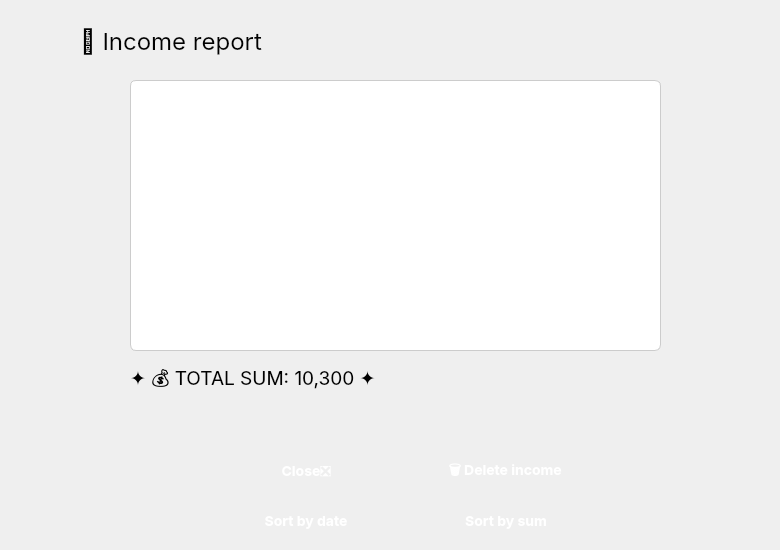
      <widget class="QWidget" name="incomeViewPage">
       <widget class="QListWidget" name="incomeListWidget">
        <property name="geometry">
         <rect>
          <x>130</x>
          <y>80</y>
          <width>531</width>
          <height>271</height>
         </rect>
        </property>
        <property name="styleSheet">
         <string notr="true">QListWidget {
    background-color: white; /* основной фон */
    border-radius: 6px;
    border: 1px solid #ccc;
    font-size: 14px;
    color: #333; /* тёмно-серый текст */
}

QListWidget::item {
    background-color: transparent;
    border: none;
    border-bottom: 1px solid #eee;
    padding: 10px 5px;
    color: #333;
}

QListWidget::item:last {
    border-bottom: none;
}

QListWidget::item:hover {
    background-color: #f0f0ff; /* лёгкий голубовато-сиреневый оттенок */
}

QListWidget::item:selected {
    background-color: #d6ccf7; /* мягкий фиолетовый */
    color: #2c2c2e; /* чуть темнее текст */
}
</string>
        </property>
       </widget>
       <widget class="QLabel" name="label_7">
        <property name="geometry">
         <rect>
          <x>80</x>
          <y>0</y>
          <width>651</width>
          <height>81</height>
         </rect>
        </property>
        <property name="font">
         <font>
          <family>Inter</family>
          <pointsize>18</pointsize>
          <weight>50</weight>
          <bold>false</bold>
         </font>
        </property>
        <property name="text">
         <string>📑 Income report</string>
        </property>
       </widget>
       <widget class="QWidget" name="layoutWidget">
        <property name="geometry">
         <rect>
          <x>210</x>
          <y>450</y>
          <width>391</width>
          <height>43</height>
         </rect>
        </property>
        <layout class="QHBoxLayout" name="horizontalLayout_12">
         <item>
          <widget class="QPushButton" name="pushButton_9">
           <property name="font">
            <font>
             <family>Inter</family>
             <pointsize>-1</pointsize>
             <weight>75</weight>
             <bold>true</bold>
            </font>
           </property>
           <property name="styleSheet">
            <string notr="true">QPushButton {
    background: qlineargradient(x1:0, y1:0, x2:0, y2:1,
                               stop:0 #8B5CF6, stop:1 #7C3AED);
    color: white;
    border: none;
    border-radius: 10px;
    padding: 10px 20px;
    font-size: 14px;
    font-weight: bold;
    min-width: 80px;
}

QPushButton:hover {
    background: qlineargradient(x1:0, y1:0, x2:0, y2:1,
                               stop:0 #9D78F8, stop:1 #8B5CF6);
}

QPushButton:pressed {
    background: qlineargradient(x1:0, y1:0, x2:0, y2:1,
                               stop:0 #7C3AED, stop:1 #6D28D9);
}</string>
           </property>
           <property name="text">
            <string>Close❎</string>
           </property>
          </widget>
         </item>
         <item>
          <widget class="QPushButton" name="pushButton_8">
           <property name="font">
            <font>
             <family>Inter</family>
             <pointsize>-1</pointsize>
             <weight>75</weight>
             <bold>true</bold>
            </font>
           </property>
           <property name="styleSheet">
            <string notr="true">QPushButton {
    background: qlineargradient(x1:0, y1:0, x2:0, y2:1,
                               stop:0 #8B5CF6, stop:1 #7C3AED);
    color: white;
    border: none;
    border-radius: 10px;
    padding: 10px 20px;
    font-size: 14px;
    font-weight: bold;
    min-width: 80px;
}

QPushButton:hover {
    background: qlineargradient(x1:0, y1:0, x2:0, y2:1,
                               stop:0 #9D78F8, stop:1 #8B5CF6);
}

QPushButton:pressed {
    background: qlineargradient(x1:0, y1:0, x2:0, y2:1,
                               stop:0 #7C3AED, stop:1 #6D28D9);
}</string>
           </property>
           <property name="text">
            <string>🗑️ Delete income</string>
           </property>
          </widget>
         </item>
        </layout>
       </widget>
       <widget class="QPushButton" name="pushButton_30">
        <property name="geometry">
         <rect>
          <x>210</x>
          <y>500</y>
          <width>192</width>
          <height>41</height>
         </rect>
        </property>
        <property name="font">
         <font>
          <family>Inter</family>
          <pointsize>-1</pointsize>
          <weight>75</weight>
          <bold>true</bold>
         </font>
        </property>
        <property name="styleSheet">
         <string notr="true">QPushButton {
    background: qlineargradient(x1:0, y1:0, x2:0, y2:1,
                               stop:0 #8B5CF6, stop:1 #7C3AED);
    color: white;
    border: none;
    border-radius: 10px;
    padding: 10px 20px;
    font-size: 14px;
    font-weight: bold;
    min-width: 80px;
}

QPushButton:hover {
    background: qlineargradient(x1:0, y1:0, x2:0, y2:1,
                               stop:0 #9D78F8, stop:1 #8B5CF6);
}

QPushButton:pressed {
    background: qlineargradient(x1:0, y1:0, x2:0, y2:1,
                               stop:0 #7C3AED, stop:1 #6D28D9);
}</string>
        </property>
        <property name="text">
         <string>Sort by date</string>
        </property>
       </widget>
       <widget class="QPushButton" name="pushButton_31">
        <property name="geometry">
         <rect>
          <x>410</x>
          <y>500</y>
          <width>192</width>
          <height>41</height>
         </rect>
        </property>
        <property name="font">
         <font>
          <family>Inter</family>
          <pointsize>-1</pointsize>
          <weight>75</weight>
          <bold>true</bold>
         </font>
        </property>
        <property name="styleSheet">
         <string notr="true">QPushButton {
    background: qlineargradient(x1:0, y1:0, x2:0, y2:1,
                               stop:0 #8B5CF6, stop:1 #7C3AED);
    color: white;
    border: none;
    border-radius: 10px;
    padding: 10px 20px;
    font-size: 14px;
    font-weight: bold;
    min-width: 80px;
}

QPushButton:hover {
    background: qlineargradient(x1:0, y1:0, x2:0, y2:1,
                               stop:0 #9D78F8, stop:1 #8B5CF6);
}

QPushButton:pressed {
    background: qlineargradient(x1:0, y1:0, x2:0, y2:1,
                               stop:0 #7C3AED, stop:1 #6D28D9);
}</string>
        </property>
        <property name="text">
         <string>Sort by sum</string>
        </property>
       </widget>
       <widget class="QLabel" name="sumInLabel">
        <property name="geometry">
         <rect>
          <x>130</x>
          <y>360</y>
          <width>541</width>
          <height>41</height>
         </rect>
        </property>
        <property name="font">
         <font>
          <family>Inter</family>
          <pointsize>14</pointsize>
         </font>
        </property>
        <property name="text">
         <string>✦ 💰 TOTAL SUM: 10,300 ✦</string>
        </property>
       </widget>
       <widget class="QPushButton" name="pushButton_23">
        <property name="geometry">
         <rect>
          <x>60</x>
          <y>60</y>
          <width>711</width>
          <height>341</height>
         </rect>
        </property>
        <property name="styleSheet">
         <string notr="true">QPushButton {
  background-color: transparent;
       border: none;
    }</string>
        </property>
        <property name="text">
         <string/>
        </property>
        <property name="icon">
         <iconset>
          <normaloff>../Sidebar/icon/empty.png</normaloff>../Sidebar/icon/empty.png</iconset>
        </property>
        <property name="iconSize">
         <size>
          <width>400</width>
          <height>400</height>
         </size>
        </property>
       </widget>
      </widget>
